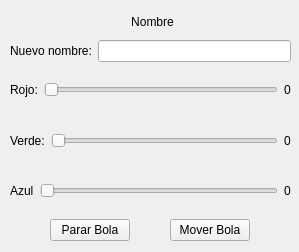
<?xml version="1.0" encoding="UTF-8"?>
<ui version="4.0">
 <class>WidgetDetalleBola</class>
 <widget class="QWidget" name="WidgetDetalleBola">
  <property name="geometry">
   <rect>
    <x>0</x>
    <y>0</y>
    <width>299</width>
    <height>252</height>
   </rect>
  </property>
  <property name="windowTitle">
   <string>Form</string>
  </property>
  <widget class="QWidget" name="layoutWidget">
   <property name="geometry">
    <rect>
     <x>10</x>
     <y>40</y>
     <width>281</width>
     <height>201</height>
    </rect>
   </property>
   <layout class="QVBoxLayout" name="verticalLayout_2">
    <item>
     <layout class="QHBoxLayout" name="horizontalLayout">
      <item>
       <widget class="QLabel" name="label">
        <property name="text">
         <string>Nuevo nombre:</string>
        </property>
       </widget>
      </item>
      <item>
       <widget class="QLineEdit" name="leNuevoNombre"/>
      </item>
     </layout>
    </item>
    <item>
     <layout class="QVBoxLayout" name="verticalLayout">
      <item>
       <layout class="QHBoxLayout" name="horizontalLayout_2">
        <item>
         <widget class="QLabel" name="label_2">
          <property name="text">
           <string>Rojo:</string>
          </property>
         </widget>
        </item>
        <item>
         <widget class="QSlider" name="slRojo">
          <property name="orientation">
           <enum>Qt::Horizontal</enum>
          </property>
         </widget>
        </item>
        <item>
         <widget class="QLabel" name="lblIntRojo">
          <property name="text">
           <string>0</string>
          </property>
         </widget>
        </item>
       </layout>
      </item>
      <item>
       <layout class="QHBoxLayout" name="horizontalLayout_3">
        <item>
         <widget class="QLabel" name="label_3">
          <property name="text">
           <string>Verde:</string>
          </property>
         </widget>
        </item>
        <item>
         <widget class="QSlider" name="slVerde">
          <property name="orientation">
           <enum>Qt::Horizontal</enum>
          </property>
         </widget>
        </item>
        <item>
         <widget class="QLabel" name="lblIntVerde">
          <property name="text">
           <string>0</string>
          </property>
         </widget>
        </item>
       </layout>
      </item>
      <item>
       <layout class="QHBoxLayout" name="horizontalLayout_4">
        <item>
         <widget class="QLabel" name="label_4">
          <property name="text">
           <string>Azul</string>
          </property>
         </widget>
        </item>
        <item>
         <widget class="QSlider" name="slAzul">
          <property name="orientation">
           <enum>Qt::Horizontal</enum>
          </property>
         </widget>
        </item>
        <item>
         <widget class="QLabel" name="lblIntAzul">
          <property name="text">
           <string>0</string>
          </property>
         </widget>
        </item>
       </layout>
      </item>
     </layout>
    </item>
    <item>
     <layout class="QHBoxLayout" name="horizontalLayout_5">
      <property name="spacing">
       <number>0</number>
      </property>
      <property name="sizeConstraint">
       <enum>QLayout::SetNoConstraint</enum>
      </property>
      <item>
       <widget class="QPushButton" name="btnPararBola">
        <property name="sizePolicy">
         <sizepolicy hsizetype="Fixed" vsizetype="Fixed">
          <horstretch>0</horstretch>
          <verstretch>0</verstretch>
         </sizepolicy>
        </property>
        <property name="baseSize">
         <size>
          <width>0</width>
          <height>0</height>
         </size>
        </property>
        <property name="layoutDirection">
         <enum>Qt::LeftToRight</enum>
        </property>
        <property name="text">
         <string>Parar Bola</string>
        </property>
       </widget>
      </item>
      <item>
       <widget class="QPushButton" name="btnMoverBola">
        <property name="sizePolicy">
         <sizepolicy hsizetype="Fixed" vsizetype="Fixed">
          <horstretch>0</horstretch>
          <verstretch>0</verstretch>
         </sizepolicy>
        </property>
        <property name="text">
         <string>Mover Bola</string>
        </property>
       </widget>
      </item>
     </layout>
    </item>
   </layout>
  </widget>
  <widget class="QWidget" name="layoutWidget_2">
   <property name="geometry">
    <rect>
     <x>50</x>
     <y>10</y>
     <width>205</width>
     <height>23</height>
    </rect>
   </property>
   <layout class="QHBoxLayout" name="horizontalLayout_7">
    <item>
     <widget class="QLabel" name="lblNombreBola">
      <property name="text">
       <string>Nombre</string>
      </property>
      <property name="alignment">
       <set>Qt::AlignCenter</set>
      </property>
     </widget>
    </item>
   </layout>
  </widget>
 </widget>
 <resources/>
 <connections/>
</ui>
